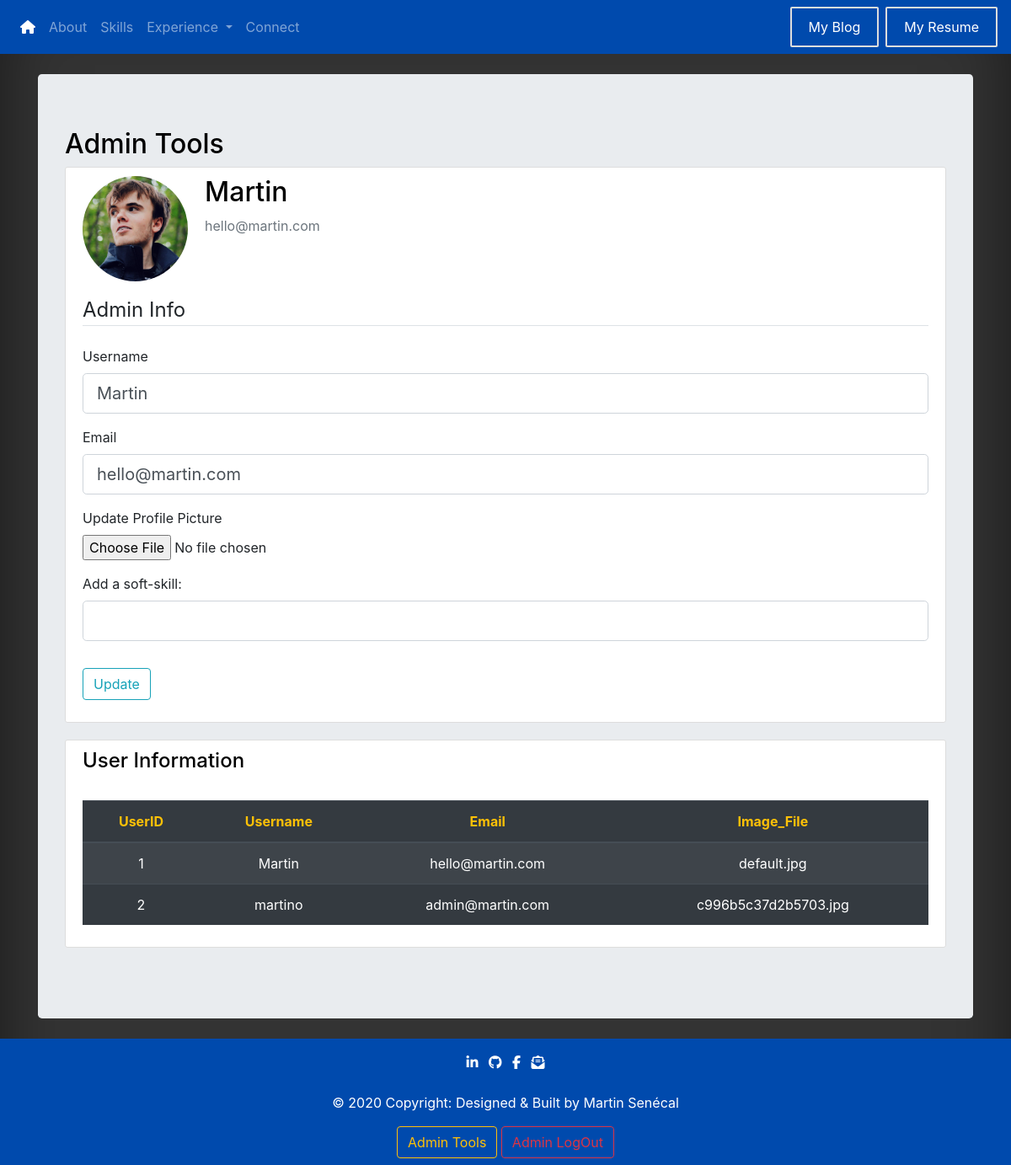
Page /admin (signed in) on the earlier database version.
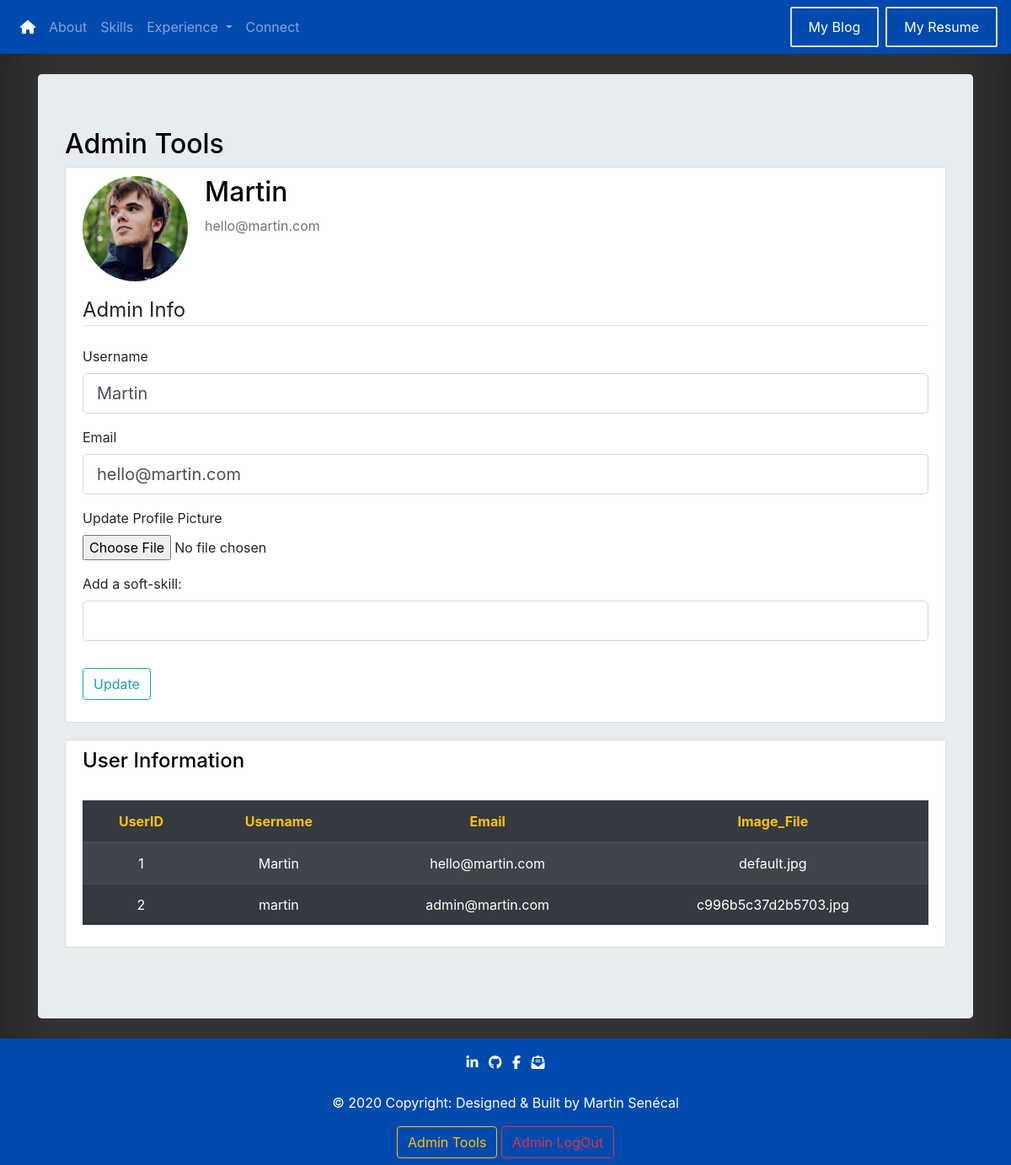
Same page on the later database version.
### portfolio/models.py (models this page shows, shortened)
class User(db.Model, UserMixin):
    id = db.Column(db.Integer, primary_key=True)  # Way to Identify User.
    username = db.Column(db.String(20), unique=True, nullable=False)  # Unique Username and Mandatory.
    email = db.Column(db.String(100), unique=True, nullable=False)  # Unique Email and Mandatory.
    image_file = db.Column(db.String(20), nullable=False, default='default.jpg')  # Profile Pictures.
    password = db.Column(db.String(60), nullable=False)  # Hash Password
    posts = db.relationship('Post', backref='author', lazy=True)  # Load Data from the same user.

### portfolio/users/routes.py (the view)
@users.route("/admin", methods=['GET', 'POST'])
@login_required
def admin():
    users = User.query.all()
    form = UpdateAdminForm()
    if form.validate_on_submit():
        if form.picture.data:
            picture_file = save_picture(form.picture.data)
            current_user.image_file = picture_file
        current_user.username = form.username.data
        current_user.email = form.email.data
        if form.skillName.data != "":
            skill = Skill(type='Soft', content=form.skillName.data)
            db.session.add(skill)
        db.session.commit()
        flash('Your account has been updated!', 'success')
        return redirect(url_for('users.admin'))
    elif request.method == 'GET':
        form.username.data = current_user.username
        form.email.data = current_user.email
        form.skillName.data = ""
    image_file = url_for('static',
                         filename='profile_pics/' + current_user.image_file)  # Location of the Image in Static Folder
    return render_template('admin.html', image_file=image_file, form=form, users=users)

### portfolio/users/forms.py (shortened to what this page needs)
class UpdateAdminForm(FlaskForm):
    username = StringField('Username',
                           validators=[DataRequired(), Length(min=2, max=20)])
    email = StringField('Email',
                        validators=[DataRequired(), Email()])
    picture = FileField('Update Profile Picture', validators=[FileAllowed(['jpg', 'png'])])
    skillName = StringField('Add a soft-skill:', validators=[Length(min=0, max=78)])
    submit = SubmitField('Update')

### portfolio/models.py (called while the page is built)
@login_manager.user_loader
def load_user(user_id):
    return User.query.get(int(user_id))

### portfolio/templates/admin.html (shortened to what the changed rows need)
{% extends "base.html" %}
{% block body %}
    <div class="container jumbotron my-4">
        <h2>Admin Tools</h2>
        <div class="content-section">
            <div class="media">
                <div class="media-body">
                    <h2 class="account-heading">{{ current_user.username }}</h2>
                </div>
            </div>
        </div>
        <div class="content-section">
            <br>
            <table class="table table-striped table-dark">
                <thead>
                <tr>
                    <th class="text-warning" scope="col">UserID</th>
                    <th class="text-warning" scope="col">Username</th>
                    <th class="text-warning" scope="col">Email</th>
                    <th class="text-warning" scope="col">Image_File</th>
                </tr>
                </thead>
                <tbody>
                {% for user in users %}
                    <tr>
                        <td class="text-white">{{ user.id }}</td>
                        <td class="text-white">{{ user.username }}</td>
                        <td class="text-white">{{ user.email }}</td>
                        <td class="text-white">{{ user.image_file }}</td>
                    </tr>
                {% endfor %}
                </tbody>
            </table>
        </div>
    </div>
{% endblock %}

Differences in the rows shown:
changed User "admin@martin.com": username "martino" → "martin"
